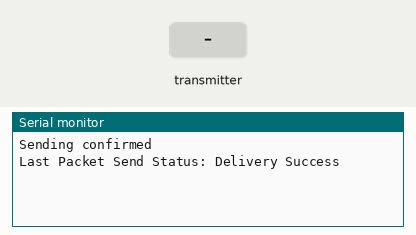
Recording of a sketch running on a simulated ESP32. Parts: the last lines printed to the serial monitor. Inputs (shaded band) come from the test bench. Random numbers use the default seed unless the sketch sets one.

Above: at 1.2 s.
1.3 s: the transmitter starts sending a = 0
At 1.66 s:
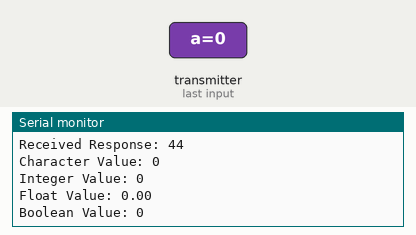
2.8 s: the transmitter starts sending b = 1024
4.3 s: the transmitter starts sending c = 25
5.8 s: the transmitter starts sending d = 1
At 6.66 s:
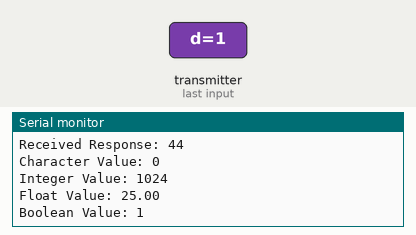
7.3 s: the transmitter starts sending a = 1
8.8 s: the transmitter starts sending b = 2048
Timing chart, 0 to 11.3 s (numbered marks = the images above; inputs shaded):
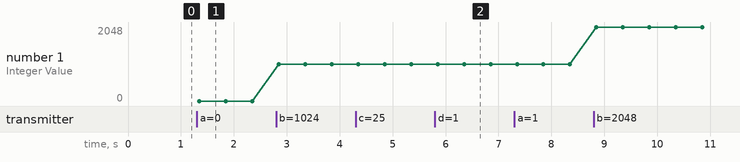

Measured:
- after the input at 1.3 s, the serial monitor: prints a new line after 0.05 s (image 1)
- after the input at 5.8 s, the serial monitor: prints a new line after 0.05 s (image 2)
- plotted number 1: 0 → 1024 after the input at 2.8 s, 1024 → 2048 after the input at 8.8 s

The sketch:

sender.ino
```cpp
#include <esp_now.h>
#include <WiFi.h>

// Define a data structure
typedef struct struct_message {
  char a[32];
  int b;
  float c;
  bool d;
} struct_message;

// Create a structured object
struct_message myData, receivedData;

// Peer info
esp_now_peer_info_t peerInfo;

// MAC Address of the other ESP32 (Receiver)
uint8_t peerAddress[] = {0x08, 0x6F, 0xD1, 0xC8, 0xF3, 0xD4}; // Update with receiver's MAC address

// Callback function called when data is sent
void OnDataSent(const uint8_t *mac_addr, esp_now_send_status_t status) {
  Serial.print("Last Packet Send Status: ");
  Serial.println(status == ESP_NOW_SEND_SUCCESS ? "Delivery Success" : "Delivery Fail");
}

// Callback function for when data is received
void OnDataRecv(const uint8_t* mac_addr, const uint8_t* incomingData, int len) {
  memcpy(&receivedData, incomingData, sizeof(receivedData));
  Serial.print("Received Response: ");
  Serial.println(len);
  Serial.print("Character Value: ");
  Serial.println(receivedData.a);
  Serial.print("Integer Value: ");
  Serial.println(receivedData.b);
  Serial.print("Float Value: ");
  Serial.println(receivedData.c);
  Serial.print("Boolean Value: ");
  Serial.println(receivedData.d);
  Serial.println();
}

void setup() {
  // Set up Serial Monitor
  Serial.begin(115200);

  // Set ESP32 as a Wi-Fi Station
  WiFi.mode(WIFI_STA);

  // Initialize ESP-NOW
  if (esp_now_init() != ESP_OK) {
    Serial.println("Error initializing ESP-NOW");
    return;
  }

  // Register the send and receive callback
  esp_now_register_recv_cb(OnDataRecv);
  esp_now_register_send_cb(OnDataSent);

  // Register peer
  memcpy(peerInfo.peer_addr, peerAddress, 6);
  peerInfo.channel = 0;
  peerInfo.encrypt = false;

  if (esp_now_add_peer(&peerInfo) != ESP_OK) {
    Serial.println("Failed to add peer");
    return;
  }
}

void loop() {
  // Prepare data to send
  strcpy(myData.a, "TEST 1 !");
  myData.b = random(1, 20);
  myData.c = myData.b * 1.3;
  myData.d = !myData.d;

  // Send message via ESP-NOW
  esp_err_t result = esp_now_send(peerAddress, (uint8_t *) &myData, sizeof(myData));

  if (result == ESP_OK) {
    Serial.println("Sending confirmed");
  } else {
    Serial.println("Sending error");
  }

  delay(2000);  // Wait before sending again
}
```
